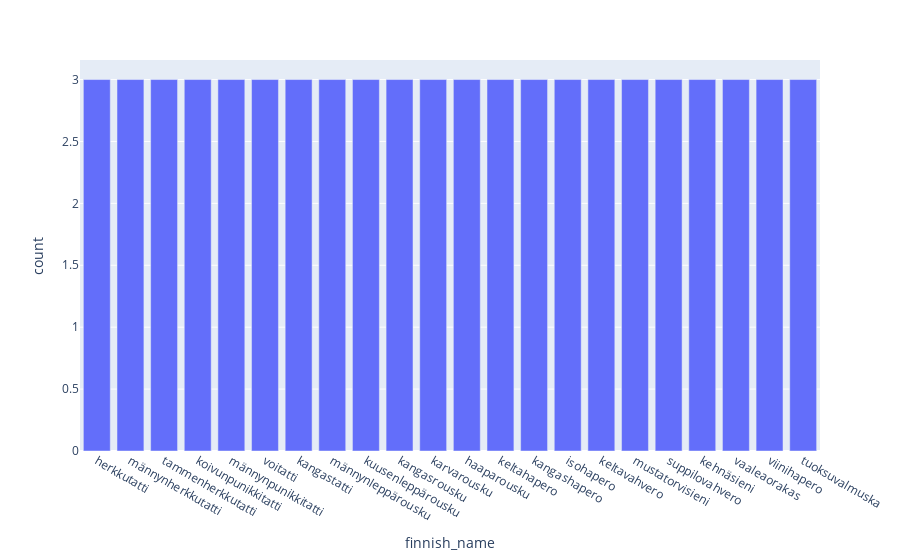

This figure's notebook cell:
### Code cell
df_plot_validate_evira = df_validate_evira_classes.dropna()
px.bar(df_plot_validate_evira, x="finnish_name", y="count")

### Figure 1 — Plotly figure (JSON) as saved in the notebook; plotly's stock layout.template omitted (floating-point values rounded to 4 significant figures)
{"data": [{"alignmentgroup": "True", "hovertemplate": "finnish_name=%{x}<br>count=%{y}<extra></extra>", "legendgroup": "", "marker": {"color": "#636efa", "pattern": {"shape": ""}}, "name": "", "offsetgroup": "", "orientation": "v", "showlegend": false, "textposition": "auto", "type": "bar", "x": ["herkkutatti", "männynherkkutatti", "tammenherkkutatti", "koivunpunikkitatti", "männynpunikkitatti", "voitatti", "kangastatti", "männynleppärousku", "kuusenleppärousku", "kangasrousku", "karvarousku", "haaparousku", "keltahapero", "kangashapero", "isohapero", "keltavahvero", "mustatorvisieni", "suppilovahvero", "kehnäsieni", "vaaleaorakas", "viinihapero", "tuoksuvalmuska"], "xaxis": "x", "y": [3, 3, 3, 3, 3, 3, 3, 3, 3, 3, 3, 3, 3, 3, 3, 3, 3, 3, 3, 3, 3, 3], "yaxis": "y"}], "layout": {"autosize": true, "barmode": "relative", "legend": {"tracegroupgap": 0}, "margin": {"t": 60}, "xaxis": {"anchor": "y", "autorange": true, "domain": [0, 1], "range": [-0.5, 21.5], "title": {"text": "finnish_name"}, "type": "category"}, "yaxis": {"anchor": "x", "autorange": true, "domain": [0, 1], "range": [0, 3.158], "title": {"text": "count"}, "type": "linear"}}}
